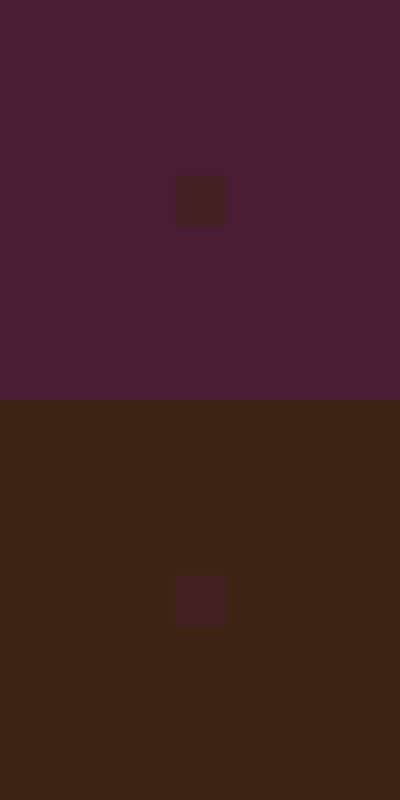
Frame 1 (no input)
Frame 60 (the mouse pressed at the canvas centre just before this capture): identical to frame 1, image omitted
Frame 120 (the mouse held since frame 60 and released just before this capture): identical to frame 1, image omitted

The Processing sketch that drew this single still picture (run headless with seeded random() and noise(); from frame 60 on, the mouse is pressed at the canvas centre):

// Processing sketch: Es_6_2
// ── Es_6_2.pde
float upr, upg, upb;
float dor, dog, dob;
boolean p;
void setup(){
  size(400, 800);
  p = false;
  upr = 74; upg = 29; upb = 52;
  dor = 61; dog = 35; dob = 20;
}

void draw(){
  
  noStroke();
  rectMode(CORNER);
  fill(upr, upg, upb);
  rect(0, 0, 400, 400);
  fill(dor, dog, dob);
  rect(0, 400, 400, 400);
  
  rectMode(CENTER);
  fill(67, 33, 34);
  rect(200, 200, 50, 50);
  rect(200, 600, 50, 50);
}

void mousePressed(){
  if(mousePressed && p == false){
    upr = 74; upg = 29; upb = 52;
    dor = 61; dog = 35; dob = 20;
    p = true;
  }else if(mousePressed && p == true){
    upr = upg = upb = 255;
    dor = dog = dob = 255;
    p = false;
  }  
}
